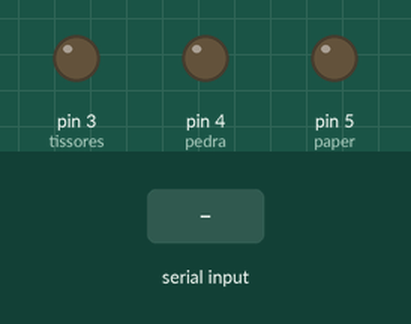
This sketch was run on a simulated Arduino Uno, built with avr-gcc and run on an emulated ATmega328P. Shown: output pins drawn as LEDs (lit = HIGH). Inputs (shaded band) come from the test bench.

Above: at 1.2 s.
1.3 s: "1" received over Serial
At 1.8 s:
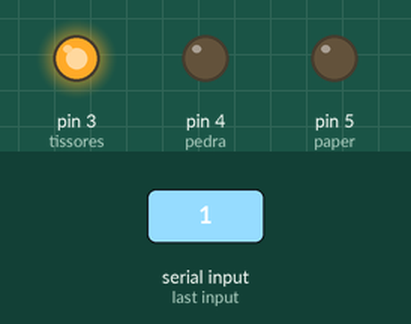
2.8 s: "2" received over Serial
At 4.0 s:
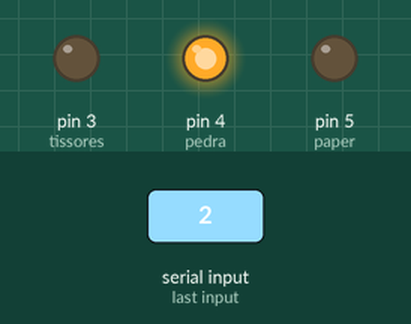
4.3 s: "3" received over Serial
At 5.3 s:
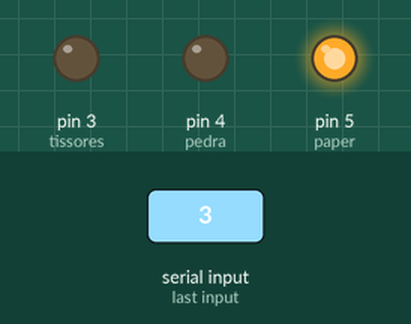
Timing chart, 0 to 7.3 s (numbered marks = the images above; inputs shaded):
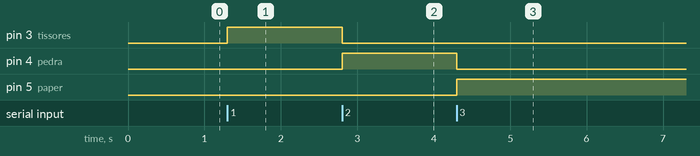

Measured:
- after the input at 1.3 s, pin 3 (tissores): LOW → HIGH at once
- after the input at 2.8 s, pin 3 (tissores): HIGH → LOW at once; pin 4 (pedra): LOW → HIGH at once
- after the input at 4.3 s, pin 4 (pedra): HIGH → LOW at once; pin 5 (paper): LOW → HIGH at once

The sketch:

projecta_final.ino
```cpp
char val;
int tissores = 3 ;
int pedra = 4 ;
int paper = 5 ;

void setup() {
Serial.begin(9600);
pinMode(tissores, OUTPUT);
pinMode(pedra, OUTPUT);
pinMode(paper, OUTPUT);
}

void loop() {
if( Serial.available() ) {
val = Serial.read();

if( val == '1' )
{
digitalWrite(tissores, HIGH);
digitalWrite(pedra, LOW);
digitalWrite(paper, LOW);
}

if( val == '2' )
{
digitalWrite(tissores, LOW);
digitalWrite(pedra, HIGH);
digitalWrite(paper, LOW);
}
if( val == '3' )
{
digitalWrite(tissores, LOW);
digitalWrite(pedra, LOW);
digitalWrite(paper, HIGH);

}
delay(100);
}
}
```
